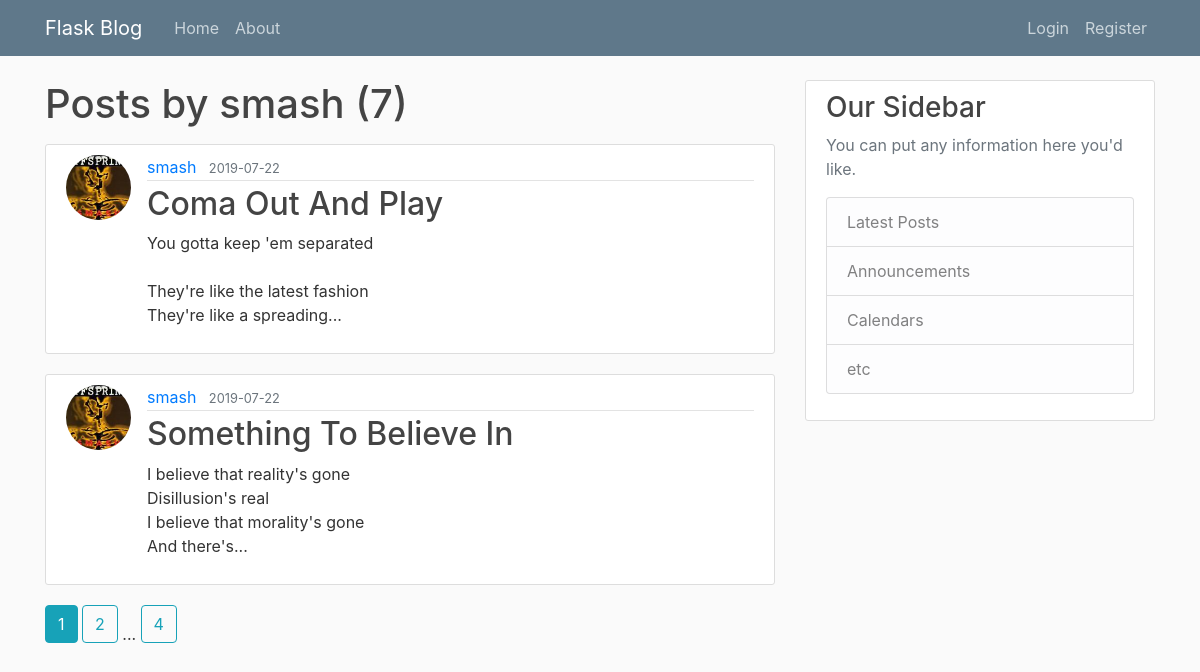
/user/smash, run on the app's committed database.
### flask_blog/models.py (models this page shows, shortened)
class User(db.Model, UserMixin):
    id = db.Column(db.Integer, primary_key=True)
    username = db.Column(db.String(20), unique=True, nullable=False)
    email = db.Column(db.String(120), unique=True, nullable=False)
    image_file = db.Column(db.String(20), nullable=False, default='default.jpg')
    password = db.Column(db.String(60), nullable=False)
    posts = db.relationship('Post', backref=db.backref('author', lazy=True))

class Post(db.Model):
    id = db.Column(db.Integer, primary_key=True)
    title = db.Column(db.String(100), nullable=False)
    content = db.Column(db.Text, nullable=False)
    date_posted = db.Column(db.DateTime, nullable=False, default=datetime.utcnow)
    user_id = db.Column(db.Integer, db.ForeignKey('user.id'))

### flask_blog/routes.py (the view)
@app.route('/user/<string:user_name>')
def user_posts(user_name):
    page = request.args.get('page', 1, type=int)
    user = User.query.filter_by(username=user_name).first_or_404()
    posts = Post.query.filter_by(author=user).order_by(Post.date_posted.desc()).paginate(page=page, per_page=2)
    return render_template('user_posts.html', posts=posts, user=user)

### flask_blog/templates/user_posts.html (shortened to what this page needs)
{% extends 'layout.html' %}
{% block content %}
    <h1 class="mb-3">Posts by {{ user.username }} ({{ posts.total }})</h1>
    {% for post in posts.items %}
        <article class="media content-section">
            <img class="rounded-circle article-img" src="{{ url_for('static', filename='profile_pics/' + post.author.image_file) }}">
            <div class="media-body">
                <div class="article-metadata">
                    <a class="mr-2" href="{{ url_for('user_posts', user_name=post.author.username) }}">{{ post.author.username }}</a>
                    <small class="text-muted">{{ post.date_posted.strftime('%Y-%m-%d') }}</small>
                </div>
                <h2><a class="article-title" href="{{ url_for('post_detail', post_id=post.id) }}">{{ post.title }}</a></h2>
                <p class="article-content">{{ post.content|truncate(100) }}</p>
            </div>
        </article>
    {% endfor %}
    {% for page_num in posts.iter_pages(left_edge=1, right_edge=1, left_current=1, right_current=2) %}
        {% if page_num %}
            {% if posts.page == page_num %}
                <a class="btn btn-info mb-4" href="{{ url_for('user_posts', user_name=user.username, page=page_num) }}">{{ page_num }}</a>
            {% else %}
                <a class="btn btn-outline-info mb-4" href="{{ url_for('user_posts', user_name=user.username, page=page_num) }}">{{ page_num }}</a>
            {% endif %}
    {% else %}
            ...
        {% endif %}
    {% endfor %}
{% endblock %}

### flask_blog/templates/layout.html (shortened to what this page needs)
<!DOCTYPE html>
<html lang="en">
<head>
    <link rel="stylesheet" href="https://stackpath.bootstrapcdn.com/bootstrap/4.3.1/css/bootstrap.min.css">
    <link rel="stylesheet" type="text/css" href="{{ url_for('static', filename='main.css') }}">
</head>
<body>
<header class="site-header">
  <nav class="navbar navbar-expand-md navbar-dark bg-steel fixed-top">
    <div class="container">
      <a class="navbar-brand mr-4" href="{{ url_for('home') }}">Flask Blog</a>
      <div class="collapse navbar-collapse" id="navbarToggle">
        <div class="navbar-nav mr-auto">
          <a class="nav-item nav-link" href="{{ url_for('home') }}">Home</a>
          <a class="nav-item nav-link" href="{{ url_for('about') }}">About</a>
        </div>
        <div class="navbar-nav">
            {% if current_user.is_authenticated %}
            <a class="nav-item nav-link" href="{{ url_for('create_post') }}">New Post</a>
            <a class="nav-item nav-link" href="{{ url_for('account') }}">Account</a>
            <a class="nav-item nav-link" href="{{ url_for('logout') }}">Logout</a>
            {% else %}
          <a class="nav-item nav-link" href="{{ url_for('login') }}">Login</a>
          <a class="nav-item nav-link" href="{{ url_for('register') }}">Register</a>
            {% endif %}
        </div>
      </div>
    </div>
  </nav>
</header>
<main role="main" class="container">
  <div class="row">
    <div class="col-md-8">
      {% block content %}{% endblock %}
    </div>
    <div class="col-md-4">
      <div class="content-section">
        <h3>Our Sidebar</h3>
        <p class='text-muted'>You can put any information here you'd like.
          <ul class="list-group">
            <li class="list-group-item list-group-item-light">Latest Posts</li>
            <li class="list-group-item list-group-item-light">Announcements</li>
            <li class="list-group-item list-group-item-light">Calendars</li>
            <li class="list-group-item list-group-item-light">etc</li>
          </ul>
        </p>
      </div>
    </div>
  </div>
</main
</body>
</html>

### flask_blog/static/main.css (style rules this page uses)
body { background: #fafafa; color: #333333; margin-top: 5rem; }
h1, h2, h3, h4, h5, h6 { color: #444444; }
.bg-steel { background-color: #5f788a; }
.site-header .navbar-nav .nav-link { color: #cbd5db; }
.content-section { background: #ffffff; padding: 10px 20px; border: 1px solid #dddddd; border-radius: 3px; margin-bottom: 20px; }
.article-title { color: #444444; }
.article-content { white-space: pre-line; }
.article-img { height: 65px; width: 65px; margin-right: 16px; }
.article-metadata { padding-bottom: 1px; margin-bottom: 4px; border-bottom: 1px solid #e3e3e3 }

### data on the page
User: username "smash"
Post: image_file (picture), author.username "smash", date_posted "2019-07-22", title "Coma Out And Play", content "You gotta keep 'em separated They're like the latest fashion They're like a spreading..."
Post: image_file (picture), author.username "smash", date_posted "2019-07-22", title "Something To Believe In", content "I believe that reality's gone Disillusion's real I believe that morality's gone And there's..."

### other printed values
{{ posts.total }} "7"
{{ page_num }} "1"
{{ page_num }} "2" "4"
